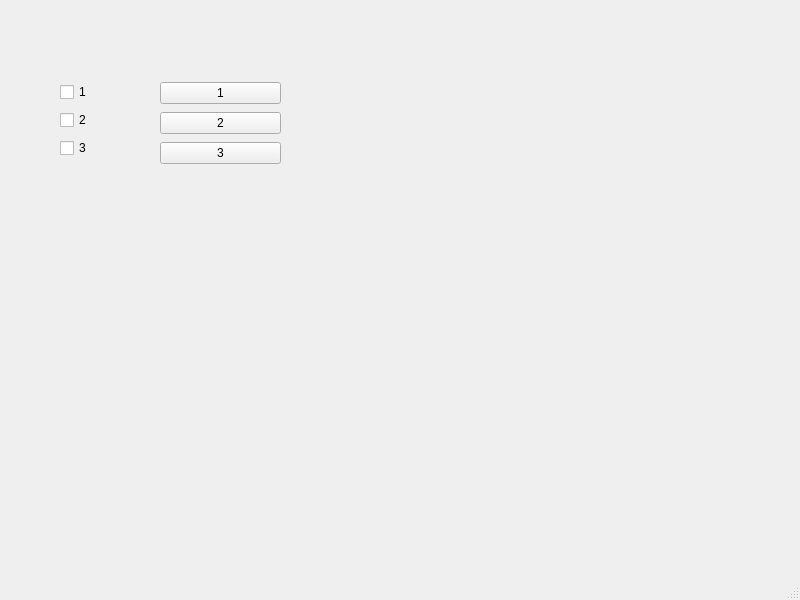
<?xml version="1.0" encoding="UTF-8"?>
<ui version="4.0">
 <class>MainWindow</class>
 <widget class="QMainWindow" name="MainWindow">
  <property name="geometry">
   <rect>
    <x>0</x>
    <y>0</y>
    <width>800</width>
    <height>600</height>
   </rect>
  </property>
  <property name="windowTitle">
   <string>MainWindow</string>
  </property>
  <widget class="QWidget" name="centralwidget">
   <widget class="QWidget" name="">
    <property name="geometry">
     <rect>
      <x>60</x>
      <y>80</y>
      <width>81</width>
      <height>81</height>
     </rect>
    </property>
    <layout class="QVBoxLayout" name="verticalLayout">
     <item>
      <widget class="QCheckBox" name="checkBox">
       <property name="text">
        <string>1</string>
       </property>
      </widget>
     </item>
     <item>
      <widget class="QCheckBox" name="checkBox_2">
       <property name="text">
        <string>2</string>
       </property>
      </widget>
     </item>
     <item>
      <widget class="QCheckBox" name="checkBox_3">
       <property name="text">
        <string>3</string>
       </property>
      </widget>
     </item>
    </layout>
   </widget>
   <widget class="QWidget" name="">
    <property name="geometry">
     <rect>
      <x>160</x>
      <y>80</y>
      <width>121</width>
      <height>86</height>
     </rect>
    </property>
    <layout class="QVBoxLayout" name="verticalLayout_2">
     <item>
      <widget class="QPushButton" name="pushButton">
       <property name="text">
        <string>1</string>
       </property>
      </widget>
     </item>
     <item>
      <widget class="QPushButton" name="pushButton_2">
       <property name="text">
        <string>2</string>
       </property>
      </widget>
     </item>
     <item>
      <widget class="QPushButton" name="pushButton_3">
       <property name="text">
        <string>3</string>
       </property>
      </widget>
     </item>
    </layout>
   </widget>
  </widget>
  <widget class="QMenuBar" name="menubar">
   <property name="geometry">
    <rect>
     <x>0</x>
     <y>0</y>
     <width>800</width>
     <height>22</height>
    </rect>
   </property>
  </widget>
  <widget class="QStatusBar" name="statusbar"/>
 </widget>
 <resources/>
 <connections/>
</ui>
